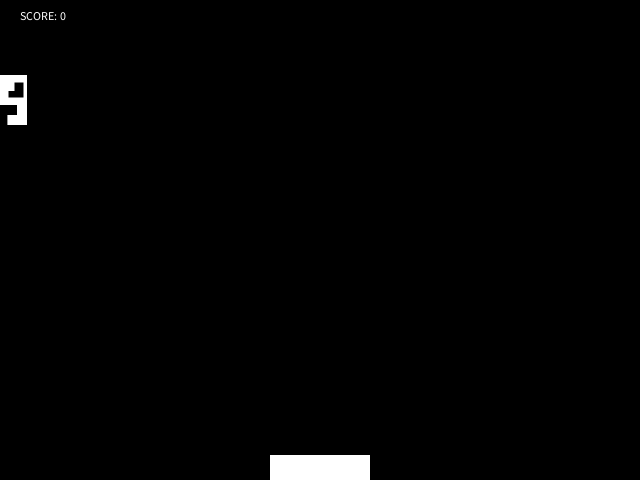
Frame 1 (no input)
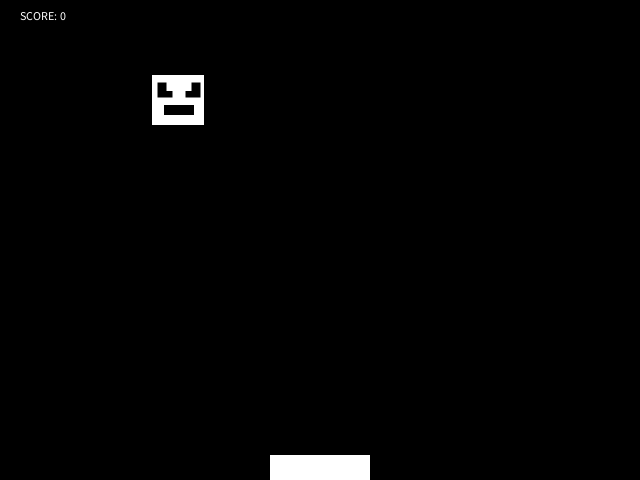
Frame 60 (the mouse pressed at the canvas centre just before this capture)
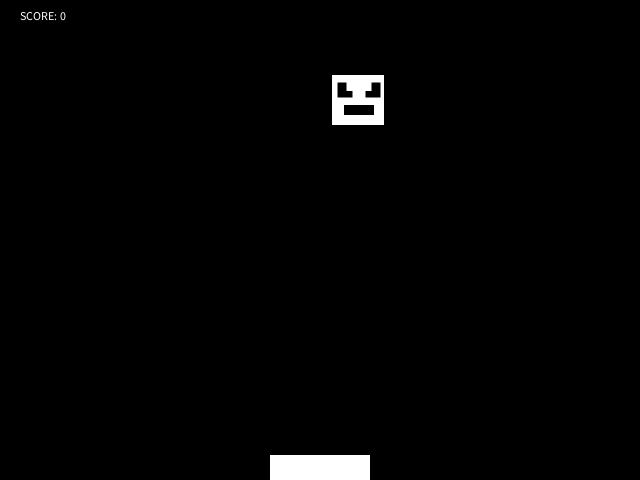
Frame 120 (the mouse held since frame 60 and released just before this capture)

The Processing sketch that drew these frames (run headless with seeded random() and noise(); from frame 60 on, the mouse is pressed at the canvas centre):

// Processing sketch: air_invaders
// ── air_invaders.pde
float x;
float bX;
float bY;
int score;
boolean fired;
int invaders = 3;
invader [] ufo  = new invader[invaders];
float [] invaderX= new float [invaders]; 
float invaderY; 
boolean loose;

void setup(){
 size(640, 480); 
 x = width/2;
 score= 0;
 rectMode(CENTER);
 loose= false;
 invaderY = 100;
 
 //instantiates the X coordinate of the invaders
 for (int i=1; i<invaders; i++){
   invaderX[i-1]= i*50; 
 }
 //instantiates the invaders
 for (int i=0; i<invaders; i++){
   ufo[i] = new invader (invaderX[i], invaderY, width);
 }
}

void draw(){
  //detects if the player has lost yet, if not, it exicutes the bulk of the code
  if (loose== false){
    background(0);
    text("SCORE: "+score, 20,20);
    rect(x, height, 100, 50);
    for (int i=0; i<invaders; i++){
      ufo[i].update();
      ufo[i].detection(bX, bY);
    }
    //controles the player's ability to fire a bullet
    if (fired==true){
       rect(bX-10, bY, 20, 20);
       bY-=5;
       if (bY<0)
          fired=false;
     }
     
    //locks the player's paddle/tank inside of the screen
    if (x-50<0)
      x=50;
    if (x>width-50)
      x=width-50;
      
    //detects if the player has pressed left, right, A or D and moves paddle accirdingly  
    if (keyPressed){
      if (key=='a'){
        x-=3;
      }
      if (key=='d'){
        x+=3;
      }
      if (keyCode == LEFT){
        x-=3;
         }
      if (keyCode == RIGHT){
        x+=3;
      }   
    }
    //detects the palyer's input to fire their weapon
    if (keyPressed){
         if (keyCode == SHIFT){
           print("pew");
           if (fired==false){
             fired = true;
             bX=x;
             bY=height-50;
           }
         }
     }
  }
  //detects if the player has 'lost' and skips the main body of the program, 
  //displaying the player's final score and a game over message
  if (loose == true){
    background(0);
    text("GAME OVER /n YOUR SCORE"+score, width/2, height/2);
  }
}
// ── invader.pde
float invX;
float invY;
boolean hit;
float hitX, hitY;
float move;
float flippoint;
boolean flip;


class invader{
  invader(float tX, float tY, float tScreen){
      invX=tX;
      invY=tY;
      rectMode(CENTER);
      noStroke();
      hit = false;
      flippoint = tScreen;
      flip= false;
  }
 void update(){
   //draws the invader if it has not been hit
   if (hit == false){
     fill (255);
     rect (invX, invY, 50, 50);
     fill (0);
     rect (invX-14, invY-10, 15,15);
     rect (invX+14, invY-10, 15,15);
     rect (invX, invY+10, 30,10);
     rect (invX*.8, invY*1.2, 10,10);
     rect (invX*1.2, invY*1.2, 10,10);
     fill (255);
     rect (invX, invY-14, 25,10);
     
     //flips the direction and forces the invader down when it hits the edge
     if (flip == false)
       invX++;
     if (flip == true)
       invX--;
     if (invX>flippoint){
        flip = true;
        invY+=50;
     }
     if (invX<0){
       flip = false;
       invY+=50;
     }
   }
 }
 //detects when the invader is shot, or reaches the bottom of the screen
 void detection(float TMPhitX, float TMPhitY){
   hitX= TMPhitX;
   hitY= TMPhitY;
   
   //detects if the invader is hit, and changes the display varriable
   if (hitX+25>invX && hitX-50< invX && hitY+30>invY && hitY-40<invY){
     hit= true;
     score ++;
   }
   //detects if the invader hits the bottom of the screen and triggers game over state
   if (invY>=height-50){
     loose = true;
   }
   
 }
}
